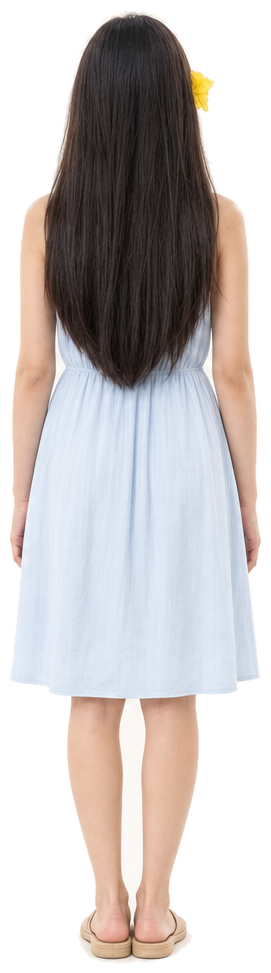
#> input picture examples/xiajie-desktop-pet/assets/back.png, 271 x 973 px
$ python extract_animation_strip.py assets/back.png assets/chat.png assets/chat.png
#> lines starting #> are read from the running program, lines starting #| are printed output that depends on the picture
from __future__ import annotations

from pathlib import Path
import sys

import numpy as np
from PIL import Image


def key_magenta(image: Image.Image) -> Image.Image:
    rgba = np.asarray(image.convert("RGBA")).astype(np.float32)
    red, green, blue = rgba[..., 0], rgba[..., 1], rgba[..., 2]
    magenta_base = np.minimum(red, blue)
    chroma_gap = magenta_base - green
    chroma_strength = np.clip((chroma_gap - 58.0) / 48.0, 0.0, 1.0)
    brightness_strength = np.clip((magenta_base - 135.0) / 58.0, 0.0, 1.0)
    alpha = np.clip(255.0 * (1.0 - chroma_strength * brightness_strength), 0, 255).astype(np.uint8)
    result = Image.fromarray(rgba.astype(np.uint8), "RGBA")
    result.putalpha(Image.fromarray(alpha, "L"))
    return result


def extract(source: Path, action: str, output_dir: Path, frames: int = 4) -> None:
#> called with action = 'assets/chat.png', frames = 4
    image = Image.open(source).convert("RGBA")
#> image is the input picture: PIL image 271x973 RGBA; mean R, G, B, A 198, 190.1, 187.3, 163.4
    cell_width = image.width // frames
#> cell_width = 67
    raw_frames: list[Image.Image] = []
    for index in range(frames):
        left = index * cell_width
        right = image.width if index == frames - 1 else (index + 1) * cell_width
        cell = key_magenta(image.crop((left, 0, right, image.height)))
        alpha = cell.getchannel("A")
        bbox = alpha.point(lambda value: 255 if value > 18 else 0).getbbox()
        if bbox is None:
            raise RuntimeError(f"Frame {index} has no foreground")
        pad = 10
        bbox = (
            max(0, bbox[0] - pad),
            max(0, bbox[1] - pad),
            min(cell.width, bbox[2] + pad),
            min(cell.height, bbox[3] + pad),
        )
        raw_frames.append(cell.crop(bbox))
#> this loop made 4 passes
#> bbox on passes 1 to 4: (0, 0, 67, 973), (0, 0, 67, 973), (0, 0, 67, 973), (0, 0, 70, 973)
#> pass 1, in key_magenta, `rgba = np.asarray(image.convert("RGBA")).astype(np.float32)`:
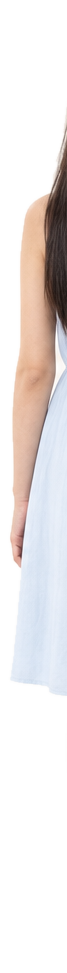
#> rgba: shape (973, 67, 4) float32; mean R, G, B, A 231.8, 224.1, 220, 99.7; transparent parts drawn white
#> pass 1, in key_magenta, `red, green, blue = rgba[..., 0], rgba[..., 1], rgba[..., 2]`:
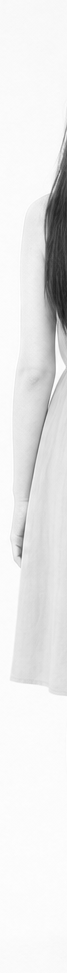
#> red: shape (973, 67) float32; min 23, max 255, mean 231.8
#> pass 1, in key_magenta, `red, green, blue = rgba[..., 0], rgba[..., 1], rgba[..., 2]`:
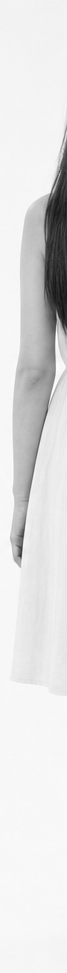
#> green: shape (973, 67) float32; min 16, max 255, mean 224.1
#> pass 1, in key_magenta, `red, green, blue = rgba[..., 0], rgba[..., 1], rgba[..., 2]`:
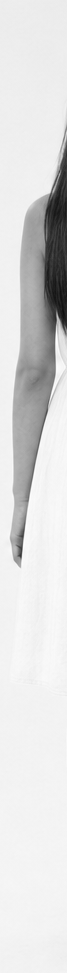
#> blue: shape (973, 67) float32; min 14, max 255, mean 220
#> after the loop:
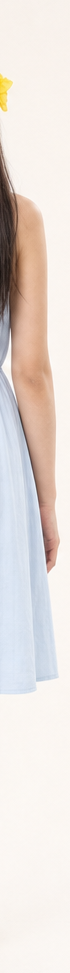
#> cell: PIL image 70x973 RGBA; mean R, G, B, A 230.5, 221.8, 216.8, 255
#> after the loop, raw_frames = 4 items

    max_width = max(frame.width for frame in raw_frames)
#> max_width = 70
    max_height = max(frame.height for frame in raw_frames)
#> max_height = 973
    output_dir.mkdir(parents=True, exist_ok=True)
    for index, frame in enumerate(raw_frames):
        canvas = Image.new("RGBA", (max_width, max_height), (0, 0, 0, 0))
        canvas.alpha_composite(frame, ((max_width - frame.width) // 2, max_height - frame.height))
        destination = output_dir / f"{action}_{index:02d}.png"
        canvas.save(destination, optimize=True)
        print(destination)
#> this loop made 4 passes
#| assets/chat.png/assets/chat.png_00.png
#| assets/chat.png/assets/chat.png_01.png
#| assets/chat.png/assets/chat.png_02.png
#| assets/chat.png/assets/chat.png_03.png
#> pass 1, in extract, `canvas.save(destination, optimize=True)`:
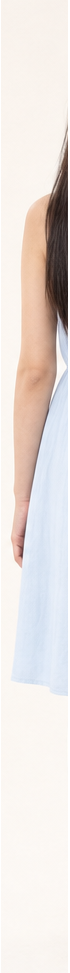
#> saved as chat.png_00.png: PIL image 70x973 RGBA; mean R, G, B, A 221.9, 214.5, 210.5, 244.1; transparent parts drawn white
#> pass 2, in extract, `canvas.save(destination, optimize=True)`:
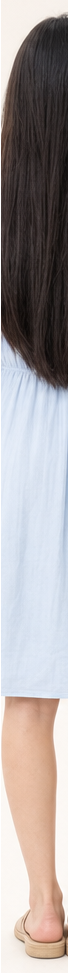
#> saved as chat.png_01.png: PIL image 70x973 RGBA; mean R, G, B, A 157.4, 150.2, 149.6, 244.1; transparent parts drawn white


if __name__ == "__main__":
    if len(sys.argv) != 4:
        raise SystemExit("usage: extract_animation_strip.py SOURCE ACTION OUTPUT_DIR")
    extract(Path(sys.argv[1]), sys.argv[2], Path(sys.argv[3]))

$ run again, on examples/xiajie-desktop-pet/assets/feed.png
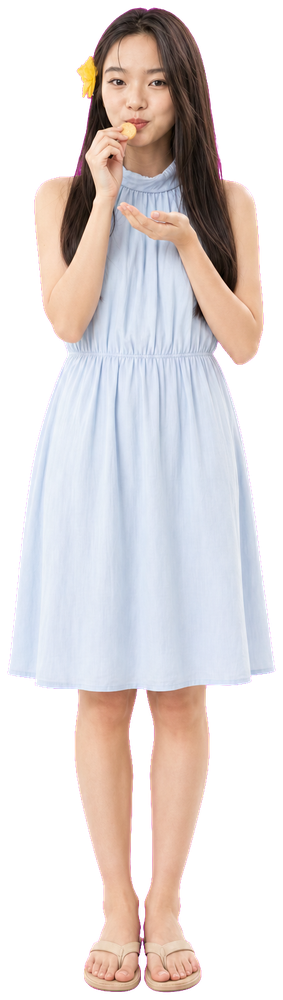
#> input picture examples/xiajie-desktop-pet/assets/feed.png, 283 x 1000 px, shrunk from 454 x 1607 before the run
#> in extract, image is the input picture: PIL image 283x1000 RGBA; mean R, G, B, A 118.2, 109.7, 109.6, 144.4
#> the loop in extract, `for index in range(frames):` made 4 passes
#> bbox on passes 1 to 4: (0, 0, 70, 1000), (0, 0, 70, 1000), (0, 0, 70, 1000), (0, 0, 73, 1000)
#> after the loop in extract, `for index in range(frames):`:
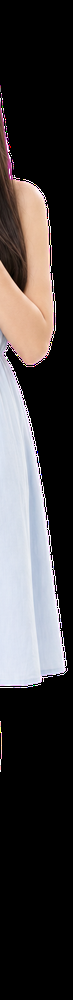
#> cell: PIL image 73x1000 RGBA; mean R, G, B, A 67.3, 62.9, 63.7, 254; transparent parts drawn white
#> after the loop in extract, `for index in range(frames):`: raw_frames = 4 items
#> max_width = 73
#> max_height = 1000
#> the loop in extract, `for index, frame in enumerate(raw_frames):` made 4 passes
#| assets/feed.png/assets/feed.png_00.png
#| assets/feed.png/assets/feed.png_01.png
#| assets/feed.png/assets/feed.png_02.png
#| assets/feed.png/assets/feed.png_03.png
#> pass 2, in extract, `canvas.save(destination, optimize=True)`:
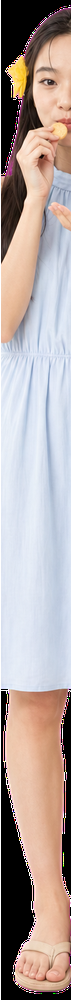
#> saved as feed.png_01.png: PIL image 73x1000 RGBA; mean R, G, B, A 167.7, 154.3, 151.2, 243.4; transparent parts drawn white

$ run again, on examples/xiajie-desktop-pet/assets/pat.png
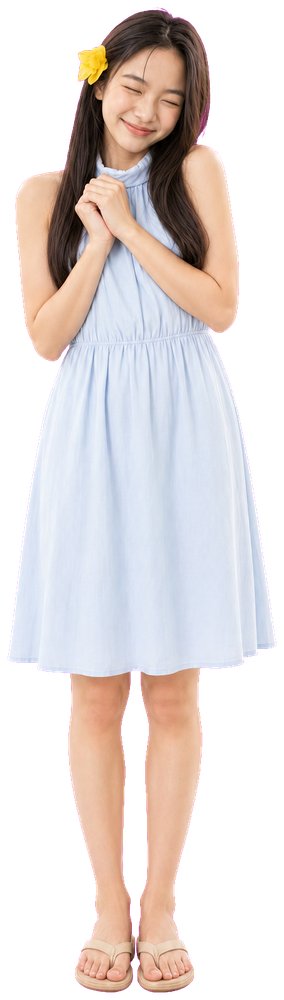
#> input picture examples/xiajie-desktop-pet/assets/pat.png, 284 x 1000 px, shrunk from 448 x 1575 before the run
#> in extract, image is the input picture: PIL image 284x1000 RGBA; mean R, G, B, A 117.8, 108, 106.6, 141.7
#> after the loop in extract, `for index in range(frames):`:
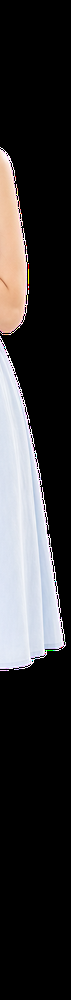
#> cell: PIL image 71x1000 RGBA; mean R, G, B, A 54.7, 52.8, 54, 254.3; transparent parts drawn white
#> after the loop in extract, `for index in range(frames):`: raw_frames = 4 items
#> max_width = 71
#> max_height = 1000
#> the loop in extract, `for index, frame in enumerate(raw_frames):` made 4 passes
#| assets/pat.png/assets/pat.png_00.png
#| assets/pat.png/assets/pat.png_01.png
#| assets/pat.png/assets/pat.png_02.png
#| assets/pat.png/assets/pat.png_03.png
#> pass 2, in extract, `canvas.save(destination, optimize=True)`:
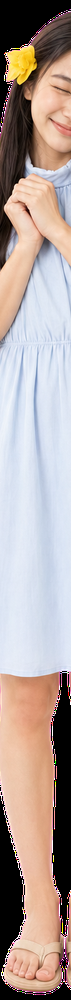
#> saved as pat.png_01.png: PIL image 71x1000 RGBA; mean R, G, B, A 175.8, 160.5, 155.9, 253.7; transparent parts drawn white

$ run again, on examples/xiajie-desktop-pet/assets/pet.png
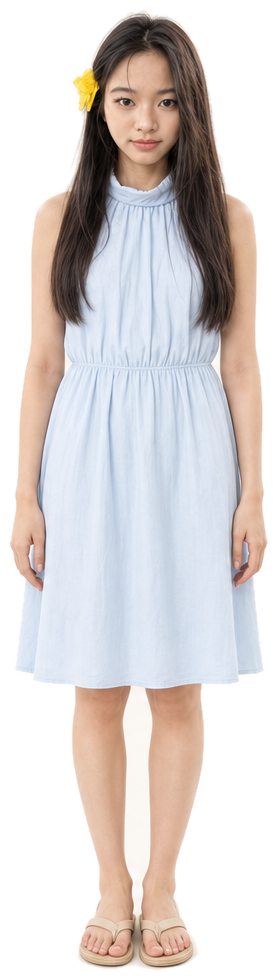
#> input picture examples/xiajie-desktop-pet/assets/pet.png, 278 x 980 px
#> in extract, image is the input picture: PIL image 278x980 RGBA; mean R, G, B, A 216.1, 208, 204.6, 157
#> the loop in extract, `for index in range(frames):` made 4 passes
#> bbox on passes 1 to 4: (0, 0, 69, 980), (0, 0, 69, 980), (0, 0, 69, 980), (0, 0, 71, 980)
#> after the loop in extract, `for index in range(frames):`: raw_frames = 4 items
#> max_width = 71
#> max_height = 980
#> the loop in extract, `for index, frame in enumerate(raw_frames):` made 4 passes
#| assets/pet.png/assets/pet.png_00.png
#| assets/pet.png/assets/pet.png_01.png
#| assets/pet.png/assets/pet.png_02.png
#| assets/pet.png/assets/pet.png_03.png
#> pass 2, in extract, `canvas.save(destination, optimize=True)`:
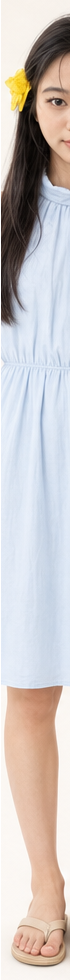
#> saved as pet.png_01.png: PIL image 71x980 RGBA; mean R, G, B, A 195.9, 188.8, 186.8, 247.8; transparent parts drawn white
